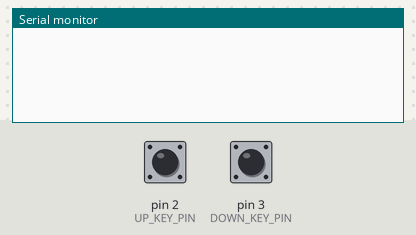
This sketch was run on a simulated Arduino Uno, built with avr-gcc and run on an emulated ATmega328P. Parts: the last lines printed to the serial monitor. The test bench sets the inputs (shaded band); at power-on: pin 2 (UP_KEY_PIN) LOW, pin 3 (DOWN_KEY_PIN) LOW.

Above: at 1.2 s.
1.3 s: pin 2 (UP_KEY_PIN) pulled HIGH for 0.15 s
At 2.1 s:
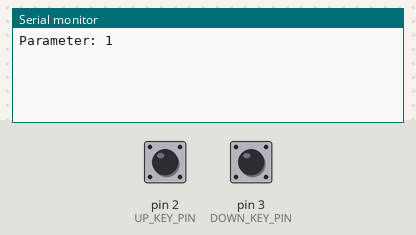
3.0 s: pin 3 (DOWN_KEY_PIN) pulled HIGH for 0.15 s
At 4.3 s:
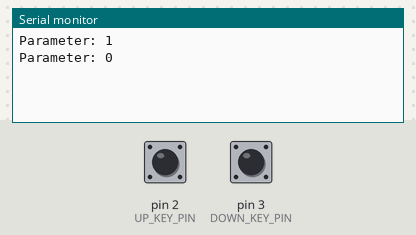
4.6 s: pin 2 (UP_KEY_PIN) pulled HIGH for 3.2 s
At 7.6 s:
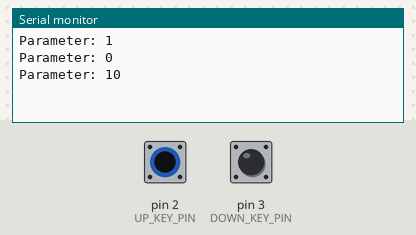
9.3 s: pin 3 (DOWN_KEY_PIN) pulled HIGH for 0.15 s
At 10.4 s:
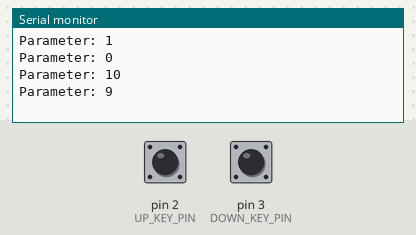
Timing chart, 0 to 11.9 s (numbered marks = the images above; inputs shaded):
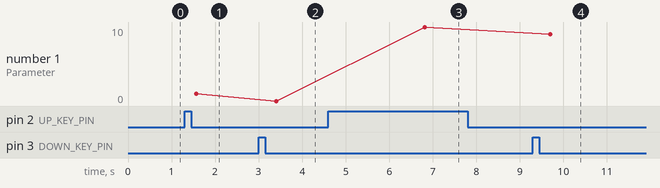

The sketch:

P04_TasterEntprellen_Timer.ino
```cpp
// Praktikum P04:
// Taster entDEBOUNCE_TIMEen, Long Press
// Version 2: EntDEBOUNCE_TIMEen mit Timern - Polling in ISR

#include <avr/io.h>
#include <avr/interrupt.h>

const int UP_KEY_PIN = 2;
const int DOWN_KEY_PIN = 3;
const int DEBOUNCE_TIME = 30;

const uint32_t LONG_PRESS = 1000;  // long press >= 1s

volatile uint32_t actTime = 0;
volatile uint32_t lastUpKeyTime = 0;
volatile uint32_t lastDownKeyTime = 0;
volatile uint32_t lastUpHoldTime = 0;
volatile uint32_t lastDownHoldTime = 0;
// states :
// 0 = nicht gedr체ckt
// 1 = gedr체ckt
volatile int stateKeyUp = 0;
volatile int stateKeyDown = 0;
volatile int16_t parameter;
volatile int16_t lastp;

void setup() {
  // Todo Setup Timer (Z채hlvariable bis 65535), Taktfrequenz Prozessor 16 MHz

  TCCR1A = 0;
  // Interrupt f체r Timer 1 aktivieren
  TIMSK1 |= (1 << TOIE1);
  // Prescaler = 64
  TCCR1B = (1 << CS10) | (1 << CS11);
  // 1 Sek TCCR1B = (1 << CS12);

  Serial.begin(9600);
  sei();
}

void loop() {
  actTime = millis();

  if (lastp != parameter) {
    Serial.print("Parameter: ");
    Serial.println(parameter);
    lastp = parameter;
  }

  if (digitalRead(UP_KEY_PIN) == HIGH && stateKeyUp == 0) {
    if (actTime - lastUpKeyTime > DEBOUNCE_TIME) {
      lastUpKeyTime = actTime;
      stateKeyUp = 1;
    }
  } else if (digitalRead(UP_KEY_PIN) == HIGH && stateKeyUp == 1) {
    if (actTime - lastUpKeyTime >= LONG_PRESS) {
      stateKeyUp = 2;
      lastUpHoldTime = actTime;
    }
  }

  if (digitalRead(DOWN_KEY_PIN) == HIGH && stateKeyDown == 0) {
    if (actTime - lastDownKeyTime > DEBOUNCE_TIME) {
      lastDownKeyTime = actTime;
      stateKeyDown = 1;
    }
  } else if (digitalRead(DOWN_KEY_PIN) == HIGH && stateKeyDown == 1) {
    if (actTime - lastDownKeyTime >= LONG_PRESS) {
      stateKeyDown = 2;
      lastDownHoldTime = actTime;
    }
  }
}

ISR(TIMER1_OVF_vect) {
  // Hier alle 30 ms reinspringen.
  // Taster auslesen, Zustandsautomat

  int32_t pressedUpDuration = actTime - lastUpHoldTime;
  int32_t pressedDownDuration = actTime - lastDownHoldTime;

  // up key
  if (digitalRead(2) == LOW) {
    if (stateKeyUp == 1) {
      parameter += 1;
    }
    stateKeyUp = 0;
  } else if (digitalRead(2) == HIGH && stateKeyUp == 2 && pressedUpDuration > LONG_PRESS) {
    parameter += 10;
    lastUpHoldTime = actTime;
  }

  // down key
  if (digitalRead(3) == LOW) {
    if (stateKeyDown == 1) {
      parameter -= 1;
    }
    stateKeyDown = 0;
  } else if (digitalRead(3) == HIGH && stateKeyDown == 2 && pressedDownDuration > LONG_PRESS) {
      parameter -= 10;
      lastDownHoldTime = actTime;
  }
}
```

Measured:
- after the input at 1.3 s, the serial monitor: prints a new line after 0.27 s (image 1)
- after the input at 3.0 s, the serial monitor: prints a new line after 0.41 s (image 2)
- after the input at 4.6 s, the serial monitor: prints a new line after 2.2 s (image 3)
- after the input at 9.3 s, the serial monitor: prints a new line after 0.40 s (image 4)
- plotted number 1: 1 → 0 after the input at 3.0 s, 0 → 10 after the input at 4.6 s, 10 → 9 after the input at 9.3 s
